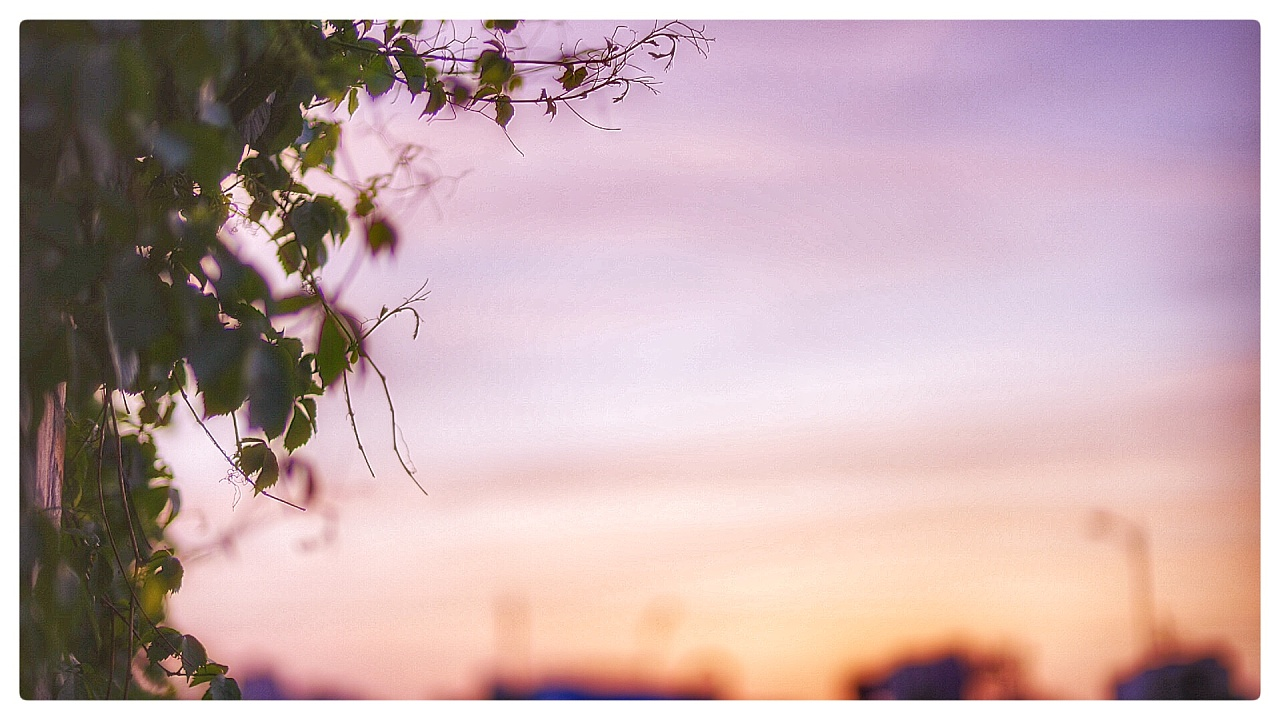
#> input picture features/QMC/1.jpg, 1280 x 720 px
$ python -i halftone.py   (imports and definitions only)
#> lines starting #> are read from the running program, lines starting #| are printed output that depends on the picture; after the words box and inside, x2 and y2 are one past the last pixel; in counts of white or black regions, pixels touching at a corner belong together
import PIL.Image as Image
import PIL.ImageDraw as ImageDraw
import PIL.ImageStat as ImageStat
import os

"""
The bulk of this is taken from this Stack Overflow answer by fraxel:
http://stackoverflow.com/a/10575940/250962
"""


class Halftone:
    def __init__(self, path):
        """
        :param path: eg: ./src/1.jpeg
        """
        self.path = path

    def make(self, sample=10, scale=1, angles=[0, 15, 30, 45], antialias=False, style='color', percentage=0,filename_add='_halftoned'):
        """
            sample: 原始图像中的样本框大小（以像素为单位）。
            scale: 最大输出点直径是样本*比例
            angles: 每个屏幕通道应旋转4个角度的列表
            style: '颜色'或'灰度'
            antialias: true or false
            percentage: 从CMY频道中删除多少灰色分量并放入K频道
            filename_add: 输出文件名
        """
#> called with sample = 10, scale = 1, antialias = False, style = 'color', percentage = 0, filename_add = '_halftoned'

        # try:
        im = Image.open(self.path)
#> im is the input picture: PIL image 1280x720 RGB; mean R, G, B 197.5, 171.8, 173.6
        # except IOError:
            # print("Cannot open such image...")
            # raise

        if style == 'grayscale':
            angles = angles[:1]
            gray_im = im.convert('L')  # mode:8位像素
            dots = self.halftone(gray_im, sample, scale, angles, antialias)
            new = dots[0]

        else:
            cmyk_im = im.convert('CMYK')
            cmyk_im_merge = self.gcr(cmyk_im, percentage)
            dots = self.halftone(cmyk_im_merge, sample, scale, angles, antialias)
#> the loop in halftone, `for channel, angle in zip(cmyk.split(), angles):` made 4 passes
#> (angle, size, width_half, height_half, xx1, yy1, xx2, yy2) on passes 2 to 4: (15, (1424, 1028), 1642, 1362, 181, 321, 1461, 1041), (30, (1470, 1264), 1906, 1830, 313, 555, 1593, 1275), (45, (1416, 1416), 2004, 2004, 362, 642, 1642, 1362)
#> (angle, width_half, height_half, xx1, yy1, xx2, yy2) on pass 1: (0, 1280, 720, 0, 0, 1280, 720)
#> pass 1, in halftone, `channel = channel.rotate(angle, expand=1)`:
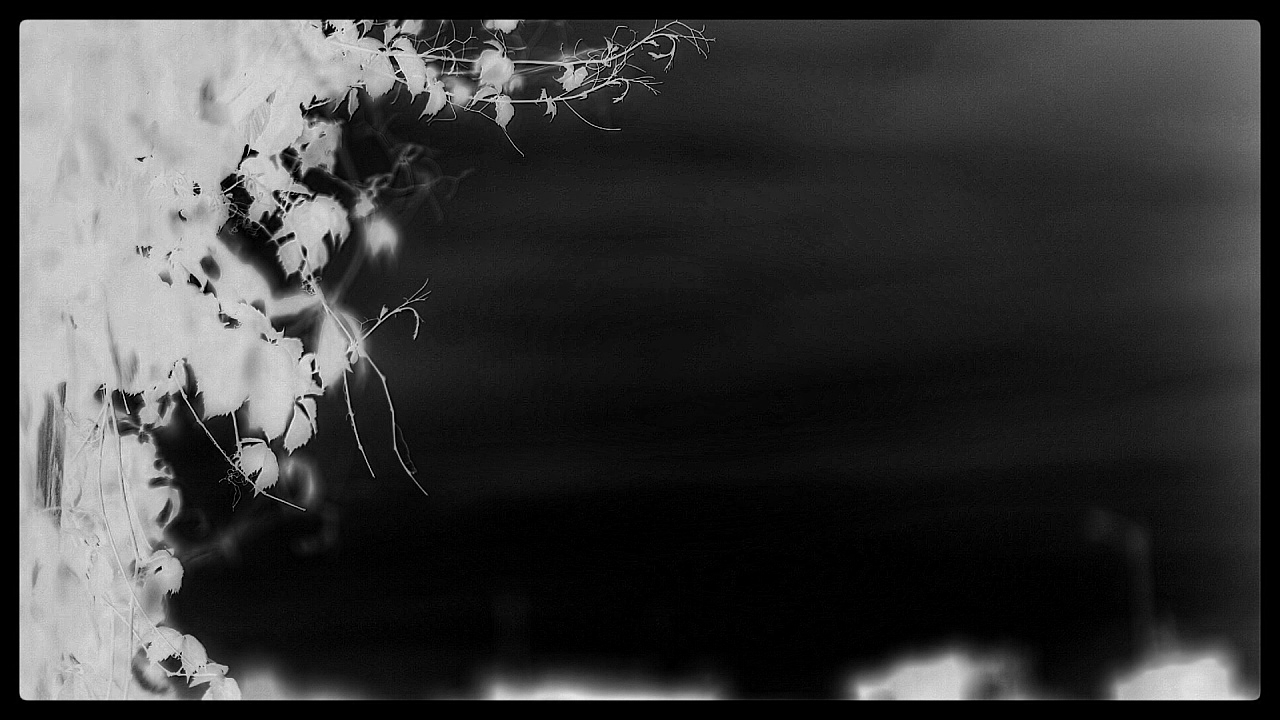
#> channel: PIL image 1280x720 L; min 0, max 250, mean 57.5
#> pass 1, in halftone, `half_tone = half_tone.rotate(-angle, expand=1)`:
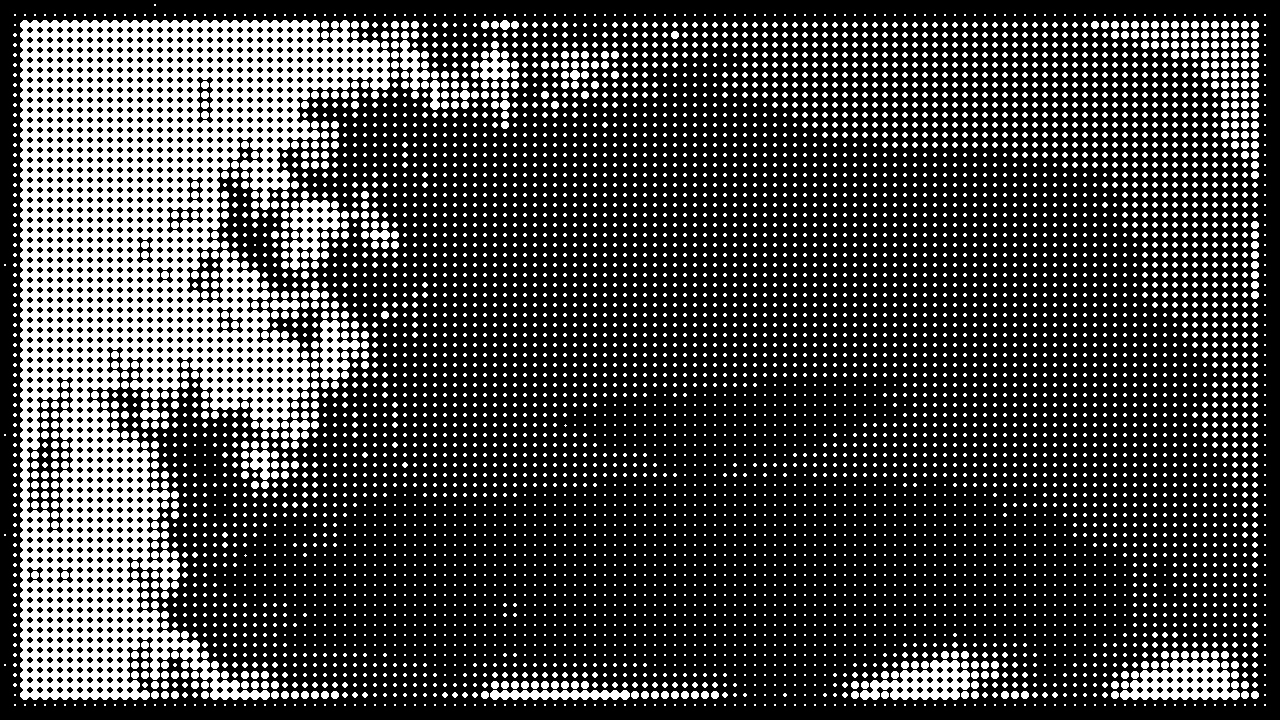
#> half_tone: PIL image 1280x720 L; 24.4% white; 7348 white regions (5391 under 20 px), largest, box (x1, y1, x2, y2) and area: (20, 20, 390, 700) 102068, (1120, 660, 1240, 700) 2736, (860, 660, 970, 700) 2204
#> pass 2, in halftone, `channel = channel.rotate(angle, expand=1)`:
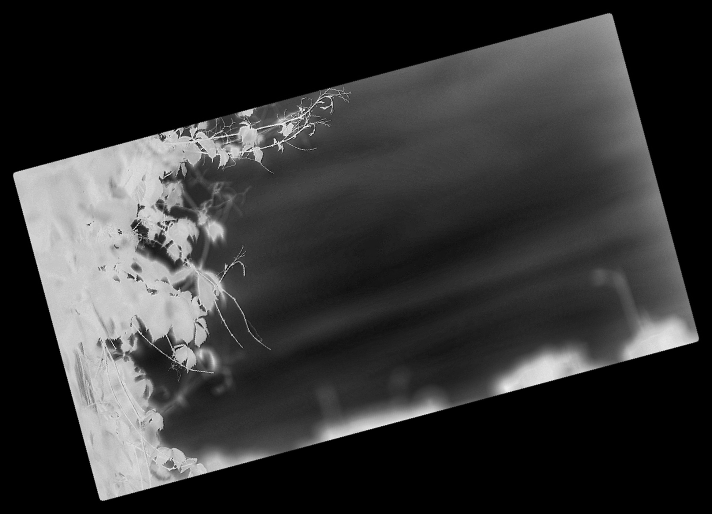
#> channel: PIL image 1424x1028 L (shown at 1/2 size); min 0, max 255, mean 52.4
#> after the loop in halftone, `for channel, angle in zip(cmyk.split(), angles):`: dots = 4 items
#> dots = 4 items
            new = Image.merge('CMYK', dots)  # mode:4*8 位像素,颜色分离
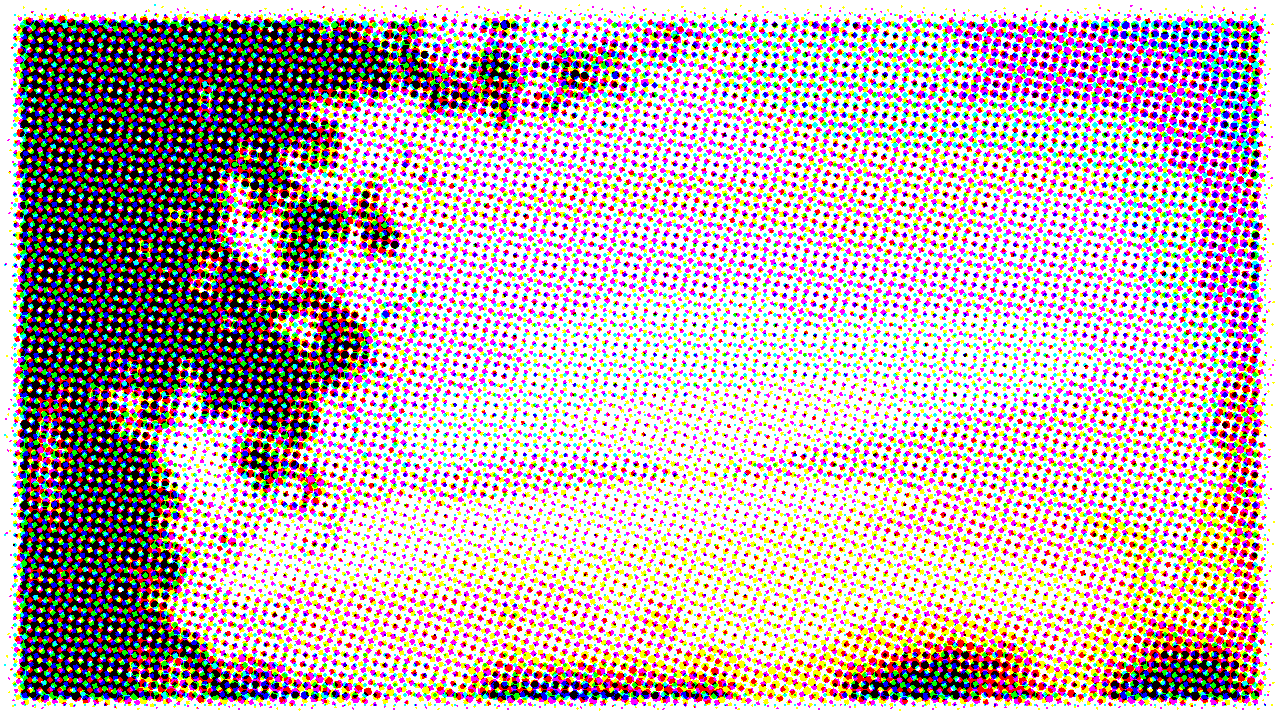
#> new: PIL image 1280x720 CMYK; mean R, G, B 192.7, 169.9, 173.1

        f, e = os.path.splitext(self.path)
        outfile = "%s%s%s" % (f, filename_add, e)
        new.save(outfile)

    def gcr(self, im, percentage):
        """
        gcr: 灰色组件更换
            返回从CMY通道中移除百分比灰色分量的CMYK图像
            并放入K频道，
            percentage = 80, (30, 100, 255, 0) >> (6, 76, 231, 24)
        """
        if not percentage:
            return im
        cmyk_arr = im.split()
        cmyk = []
        for i in range(4):
            cmyk.append(cmyk_arr[i].load())
        for x in range(im.size[0]):  # for x axis pixels
            for y in range(im.size[1]):  # for y axis pixels
                gray = min(cmyk[0][x, y], cmyk[1][x, y], cmyk[2][x, y]) * percentage / 100
                for i in range(3):
                    cmyk[i][x, y] -= int(gray)
                cmyk[3][x, y] = int(gray)
        return Image.merge('CMYK', cmyk_arr)

    def halftone(self, cmyk, sample, scale, angles, antialias):
        """
         返回cmyk图像的半色调图像列表。
         因此，样品= 1将保留原始图像分辨率，
        （但尺度必须大于1以允许点尺寸的变化）。
        """
        if antialias is True:
            antialias_scale = 4
            # 按照这个比例乘以图像的大小
            # 在合并时绘制和缩小
            scale *= antialias_scale

        dots = []

        for channel, angle in zip(cmyk.split(), angles):
            channel = channel.rotate(angle, expand=1)
            size = channel.size[0] * scale, channel.size[1] * scale
            half_tone = Image.new('L', size)
            draw = ImageDraw.Draw(half_tone)
            # 一次循环一个采样点，为每个采样点绘制一个圆圈：
            for x in range(0, channel.size[0], sample):
                for y in range(0, channel.size[1], sample):
                    # 我们抽样得到的等级：
                    box = channel.crop((x, y, x + sample, y + sample))

                    # 该框的平均等级（0-255）
                    mean = ImageStat.Stat(box).mean[0]

                    # 根据平均值绘制的圆的直径（0-1）：
                    diameter = (mean / 255) ** 0.5

                    # 我们将在此框中绘制圆框的大小：
                    box_size = sample * scale

                    # 我们将绘制的圆的直径：
                    #如果sample = 10且scale = 1，则这是（0-10）
                    draw_diameter = diameter * box_size

                    # 框左上角的位置，我们将在下面画圆：
                    # x_pos, y_pos = (x * scale), (y * scale)
                    box_x, box_y = (x * scale), (y * scale)

                    # 位于圈子的左上角和右下角：
                    #最大尺寸的圆将在其边缘有边缘绘图框的＃号
                    x1 = box_x + ((box_size - draw_diameter) / 2)
                    y1 = box_y + ((box_size - draw_diameter) / 2)
                    x2 = x1 + draw_diameter
                    y2 = y1 + draw_diameter

                    draw.ellipse([(x1, y1), (x2, y2)], fill=255)

            half_tone = half_tone.rotate(-angle, expand=1)
            width_half, height_half = half_tone.size

            # 要裁剪的图像的左上角和右下角：
            xx1 = (width_half - cmyk.size[0] * scale) / 2
            yy1 = (height_half - cmyk.size[1] * scale) / 2
            xx2 = xx1 + cmyk.size[0] * scale
            yy2 = yy1 + cmyk.size[1] * scale

            half_tone = half_tone.crop((xx1, yy1, xx2, yy2))

            if antialias is True:
                w = (xx2 - xx1) / antialias_scale
                h = (yy2 - yy1) / antialias_scale
                half_tone = half_tone.resize((int(w), int(h)), resample=Image.LANCZOS)
            dots.append(half_tone)
        return dots

>>> result = Halftone('1.jpg').make()
